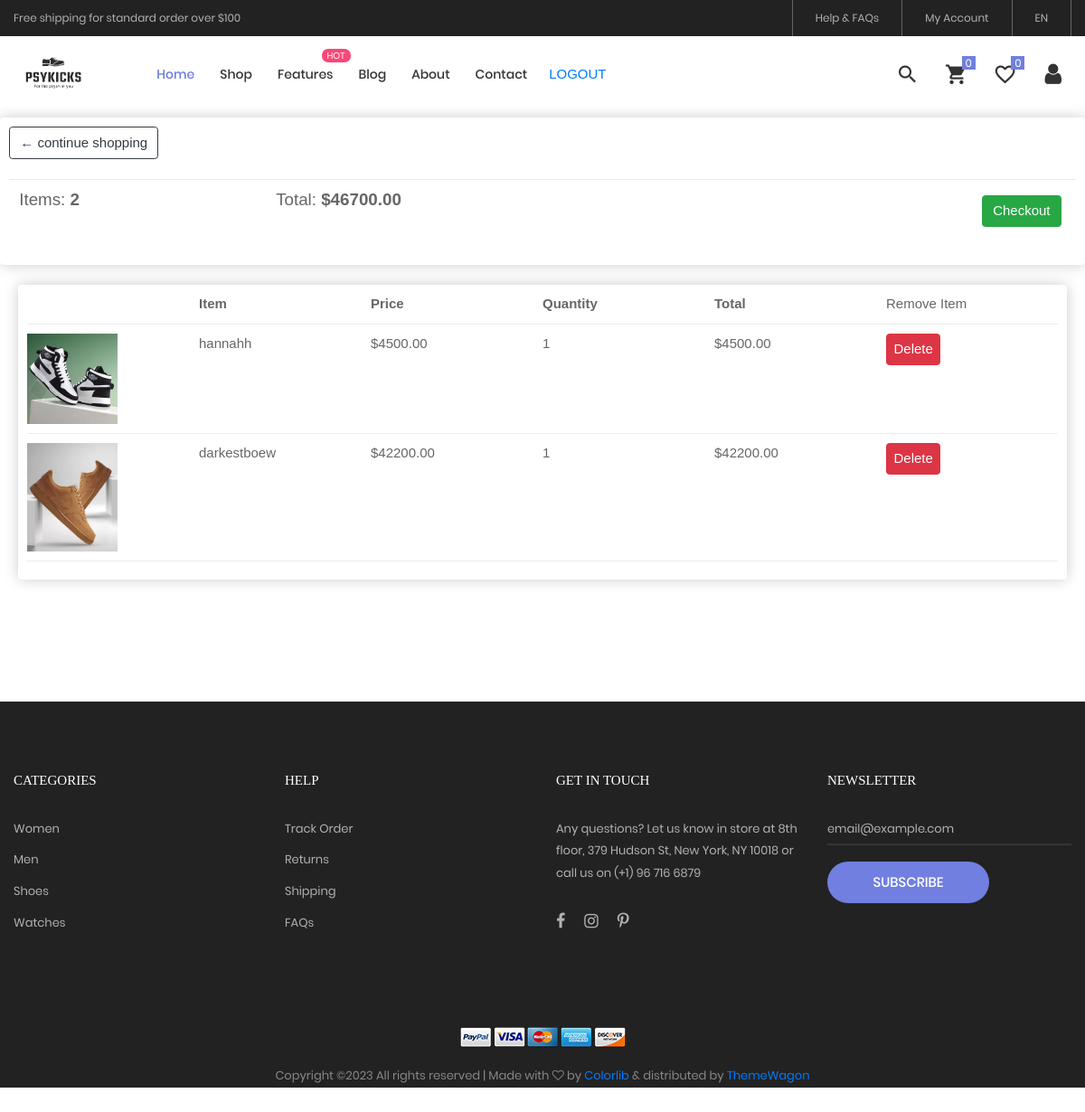
Before: /usercart/ (signed in) with the older database file.
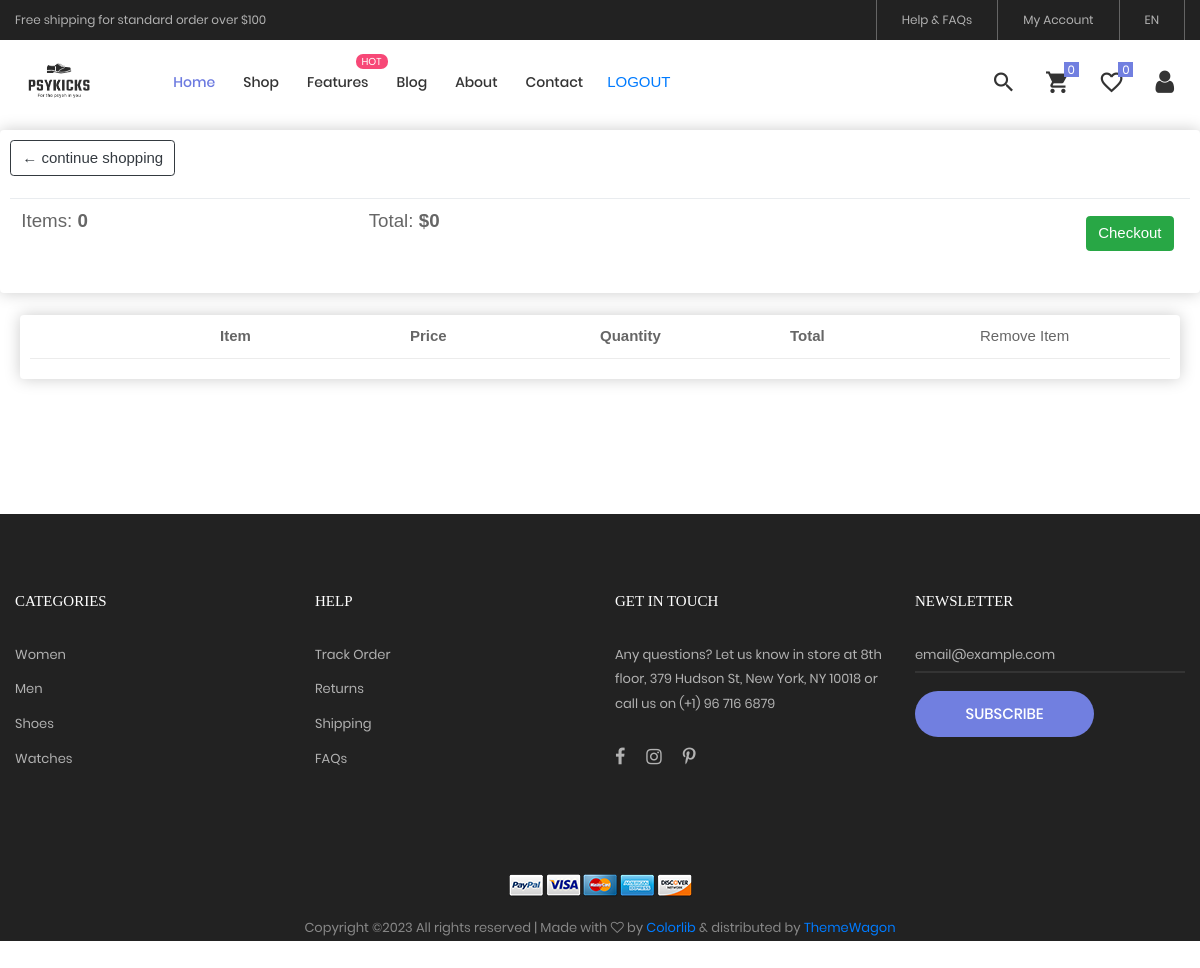
After: the same page with the newer database file.
### myapp/models.py (models this page shows, shortened)
class Cart(models.Model):
    user = models.ForeignKey(customer, on_delete=models.CASCADE)
    product = models.ForeignKey(Products, on_delete=models.CASCADE)
    quantity = models.PositiveIntegerField()
    total = models.DecimalField(max_digits=10, decimal_places=2)
    coupon = models.ForeignKey(Coupon,on_delete=models.SET_NULL,null=True, blank=True)

class Products(models.Model):
    name = models.CharField(max_length=200, unique=True)
    price = models.DecimalField(max_digits=10, decimal_places=2)
    quantity = models.PositiveIntegerField()
    category = models.ForeignKey(Category, on_delete=models.CASCADE)
    color = models.ManyToManyField(Color)
    gender = models.ForeignKey(Gender, on_delete=models.CASCADE, default=None, null=True)
    size = models.ManyToManyField(Size)
    brand = models.ForeignKey(Brand, on_delete=models.CASCADE, default=None, null=True)
    description = models.TextField(blank=True)
    digital = models.BooleanField(default=False)

class ProductImage(models.Model):
    product = models.ForeignKey(Products, on_delete=models.CASCADE,null=True, blank=True, related_name='images', default=None)
    image = models.ImageField(upload_to='products/', null=True, blank=True)

### myapp/views.py (the view)
# urls.py: path("usercart/",views.usercart,name="usercart"),
def usercart(request):
    if "username" in request.session:
        username = request.session["username"]
        user = customer.objects.get(username=username)
        cartobj = Cart.objects.filter(user=user)
        quantsum=0
        total_price=0
        for item in cartobj:
            quantsum+=item.quantity
            total_price += item.total
        datas = {
            'cartobj': cartobj,
             "total_price":total_price,
            "quantsum":quantsum
        }
        return render(request, "myapp/usercart.html", datas)
    else:
        return render(request, "myapp/userindex.html")

### myapp/templates/myapp/usercart.html (shortened to what this page needs)
{% extends 'myapp/userindex.html' %}
{% load static %}
{% block content %}
<div class="row">
    <div class="col-lg-12">
        <div class="box-element">
            <a class="btn btn-outline-dark" href="{% url 'userproduct' %}">&#x2190; continue shopping</a>
            <br>
            <br>
            <table class="table">
                <tr>
                    <th><h5>Items: <strong>{{quantsum}}</strong></h5></th>
                    <th><h5>Total: <strong>${{ total_price }}</strong></h5></th>
                    <th>
                        <a style="float:right; margin:5px" class="btn btn-success" href="{% url 'usercheckout' %}">Checkout</a>
                    </th>
                </tr>
            </table>
        </div>
        <br>
        <div class="box-element" style="margin-left:20px; margin-right:20px">
            <div class="cart-row">
                <div style="flex:1"></div>
                <div style="flex:1"><strong>Item</strong></div>
                <div style="flex:1"><strong>Price</strong></div>
                <div style="flex:1"><strong>Quantity</strong></div>
                <div style="flex:1"><strong>Total</strong></div>
                <div style="flex:1">Remove Item</div>
            </div>
            {% for item in cartobj %}
            <div class="cart-row">
            <div style="flex:1"><img class="row-image" src="{{ item.product.images.first.image.url }}"></div>
            <div style="flex:1">{{ item.product.name }}</div>
            <div style="flex:1">${{ item.product.price }}</div>
            <div style="flex:1">{{ item.quantity}}</div>
            <div style="flex:1">${{ item.total }}</div>
            <div style="flex:1">
                    <a href="{% url 'removecartitem' item.id %}" onclick="return confirmDelete();">
                      <button class="btn edit-btn btn-danger p-2">Delete</button>
                    </a>
            </div>
            </div>
            {% endfor %}
        </div>
    </div>
</div>
{% endblock %}

Changed rows visible on the page:
removed Cart: product.images.first.image (picture), product.name "hannahh", product.price "4500.00", quantity "1", total "4500.00"
removed Cart: product.images.first.image (picture), product.name "darkestboew", product.price "42200.00", quantity "1", total "42200.00"
Other visible differences:
{{ quantsum }}: "2" → "0"
{{ total_price }}: "46700.00" → "0"
